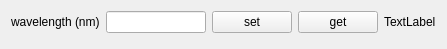
<?xml version="1.0" encoding="UTF-8"?>
<ui version="4.0">
 <class>Form</class>
 <widget class="QWidget" name="Form">
  <property name="geometry">
   <rect>
    <x>0</x>
    <y>0</y>
    <width>428</width>
    <height>49</height>
   </rect>
  </property>
  <property name="windowTitle">
   <string>Form</string>
  </property>
  <layout class="QVBoxLayout" name="verticalLayout">
   <item>
    <layout class="QHBoxLayout" name="horizontalLayout">
     <item>
      <widget class="QLabel" name="label">
       <property name="text">
        <string>wavelength (nm)</string>
       </property>
      </widget>
     </item>
     <item>
      <widget class="QLineEdit" name="lineEdit">
       <property name="minimumSize">
        <size>
         <width>100</width>
         <height>0</height>
        </size>
       </property>
       <property name="maximumSize">
        <size>
         <width>100</width>
         <height>16777215</height>
        </size>
       </property>
      </widget>
     </item>
     <item>
      <widget class="QPushButton" name="pushButton">
       <property name="text">
        <string>set</string>
       </property>
      </widget>
     </item>
     <item>
      <widget class="QPushButton" name="pushButton_3">
       <property name="text">
        <string>get</string>
       </property>
      </widget>
     </item>
     <item>
      <widget class="QLabel" name="label_3">
       <property name="text">
        <string>TextLabel</string>
       </property>
       <property name="textInteractionFlags">
        <set>Qt::LinksAccessibleByKeyboard|Qt::LinksAccessibleByMouse|Qt::TextBrowserInteraction|Qt::TextSelectableByKeyboard|Qt::TextSelectableByMouse</set>
       </property>
      </widget>
     </item>
     <item>
      <spacer name="horizontalSpacer">
       <property name="orientation">
        <enum>Qt::Horizontal</enum>
       </property>
       <property name="sizeHint" stdset="0">
        <size>
         <width>40</width>
         <height>20</height>
        </size>
       </property>
      </spacer>
     </item>
    </layout>
   </item>
   <item>
    <spacer name="verticalSpacer">
     <property name="orientation">
      <enum>Qt::Vertical</enum>
     </property>
     <property name="sizeHint" stdset="0">
      <size>
       <width>20</width>
       <height>2</height>
      </size>
     </property>
    </spacer>
   </item>
  </layout>
 </widget>
 <resources/>
 <connections/>
</ui>
